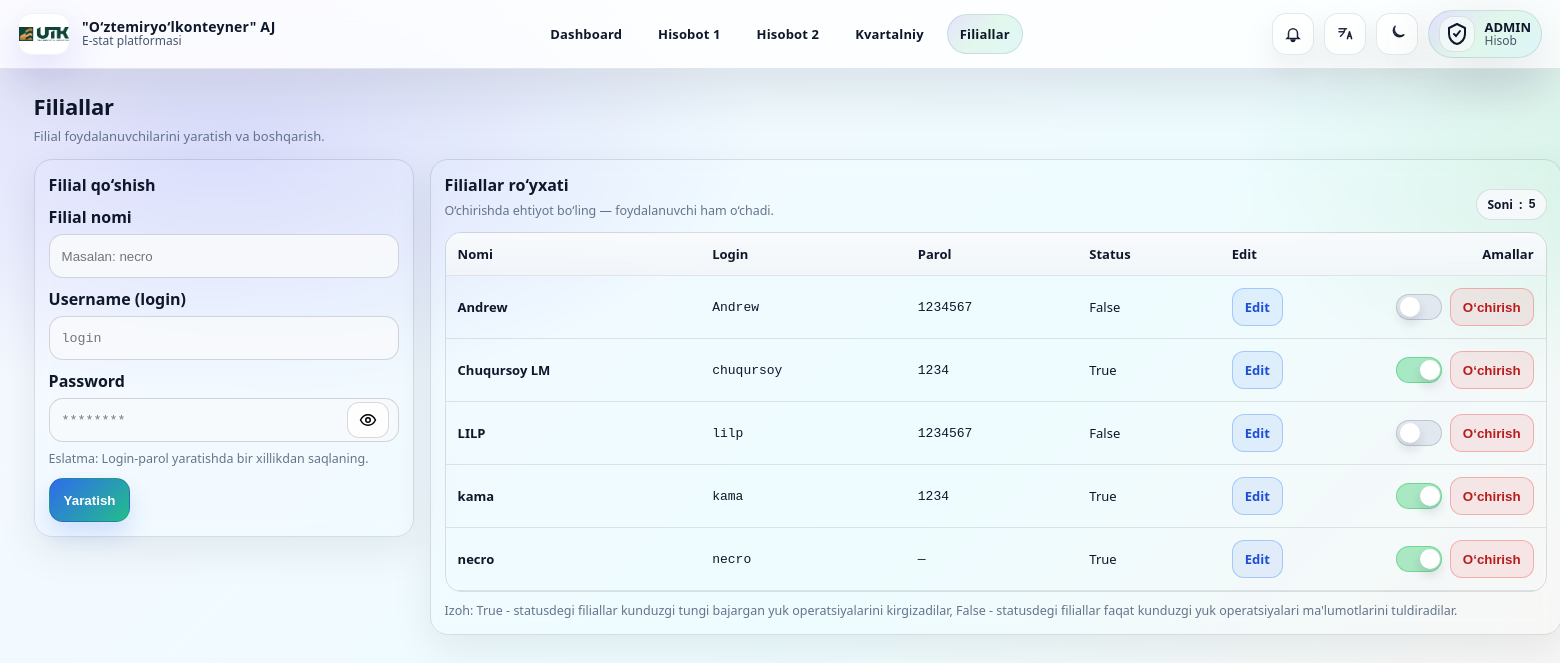
/admin-panel/stations/ (signed in), run on an earlier commit of the app's database.
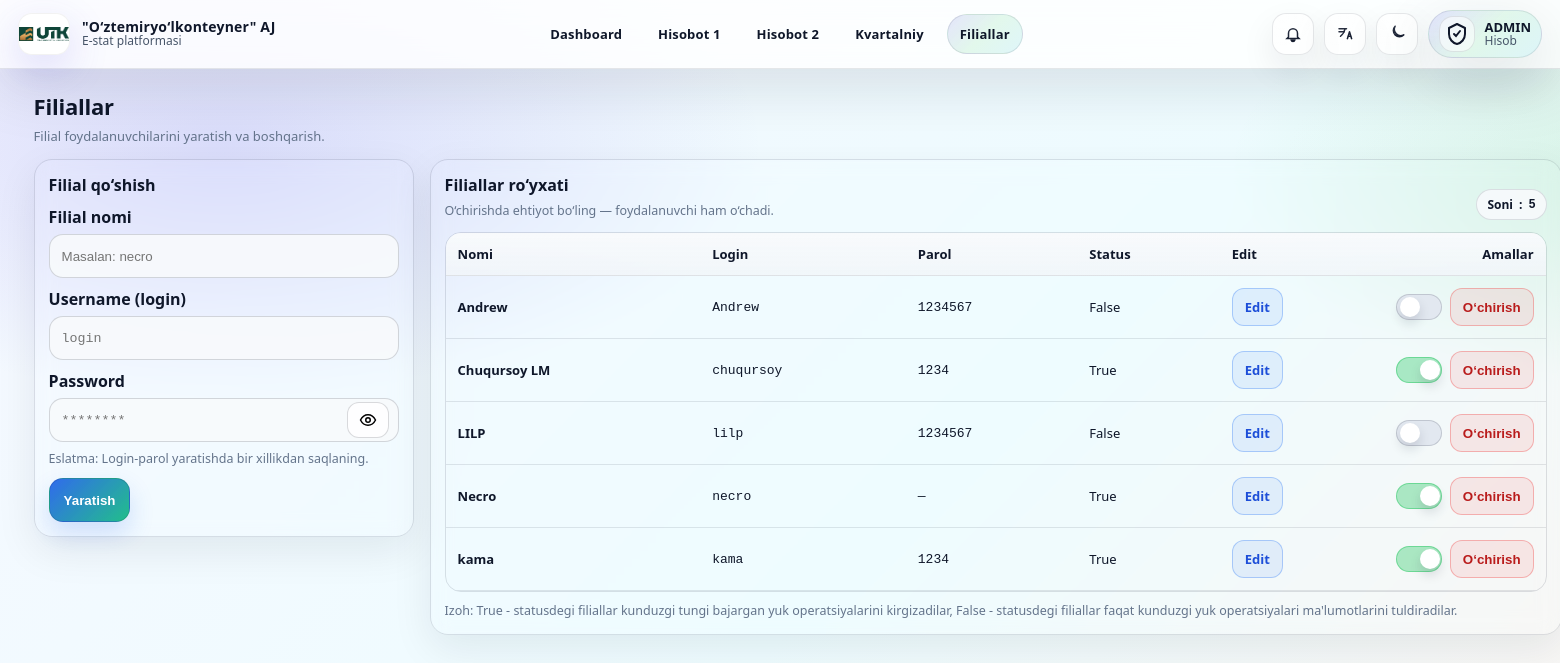
And on a later commit of the database.
### accounts/models.py (models this page shows, shortened)
class StationProfile(models.Model):
    user = models.OneToOneField(User, on_delete=models.CASCADE, related_name='station_profile')
    station_name = models.CharField(max_length=255)
    plain_password = models.CharField(max_length=128, blank=True, default="")
    status=models.BooleanField(default=False)
    status_online = models.BooleanField(default=False)  # optional, can keep
    last_seen = models.DateTimeField(null=True, blank=True)

### accounts/views.py (the view, shortened to what this page needs)
# urls.py: path('admin-panel/stations/', admin_stations, name='admin_stations'),
@login_required
def admin_stations(request):
    if not (request.user.is_staff or request.user.is_superuser):
        return redirect("station_table_1_list")
    error = None
    stations = StationProfile.objects.select_related("user").order_by("station_name")
    return render(request, "admin_stations.html", {"stations": stations, "error": error})

### templates/admin_stations.html (shortened to what this page needs)
{% extends "base.html" %}
{% block content %}
<div class="page-head">
  <div>
    <h1 class="page-title" data-i18n="stations_title">Filiallar</h1>
    <div class="page-sub" data-i18n="stations_sub">Filial foydalanuvchilarini yaratish va boshqarish.</div>
  </div>
</div>
<div class="grid2">
  <div class="cardx">
    <h2 data-i18n="create_title">Filial qo‘shish</h2>
    <form method="post" autocomplete="off">
      <div class="field">
        <label data-i18n="label_station">Filial nomi</label>
        <input class="inp" name="station_name" required placeholder="Masalan: necro">
      </div>
      <div class="field">
        <label data-i18n="label_username">Username (login)</label>
        <input class="inp mono" name="username" required placeholder="login">
      </div>
      <div class="field">
        <label data-i18n="label_password">Password</label>
        <div class="pw-wrap">
          <input class="inp mono" id="pw" name="password" type="password" required placeholder="********">
          <button class="pw-toggle" type="button" id="pwBtn" aria-label="Show password">
            <svg viewBox="0 0 24 24" fill="none" stroke="currentColor" stroke-width="2">
              <path d="M2 12s3.5-7 10-7 10 7 10 7-3.5 7-10 7-10-7-10-7Z"></path>
              <circle cx="12" cy="12" r="3"></circle>
            </svg>
          </button>
        </div>
        <div class="muted" style="margin-top:8px" data-i18n="pw_note">
        </div>
      </div>
      <button class="btnx" type="submit">
        <span data-i18n="btn_create">Yaratish</span>
      </button>
    </form>
  </div>
  <div class="cardx">
    <div style="display:flex;justify-content:space-between;gap:10px;align-items:flex-end;flex-wrap:wrap;">
      <div>
        <h2 style="margin:0" data-i18n="list_title">Filiallar ro‘yxati</h2>
        <div class="muted" style="margin-top:6px" data-i18n="list_sub">
        </div>
      </div>
      <div class="pill">
        <span data-i18n="count">Soni</span>: <b class="mono">{{ stations|length }}</b>
      </div>
    </div>
    <div class="table-wrap" style="margin-top:12px;">
      <div class="scroll-x">
        <table class="tbl">
          <thead>
            <tr>
              <th data-i18n="col_name">Nomi</th>
              <th data-i18n="col_login">Login</th>
              <th data-i18n="col_password">Parol</th>
              <th data-i18n="col_status">Status</th>
              <th data-i18n="col_edit">Edit</th>
              <th style="width:160px;text-align:right;" data-i18n="col_actions">Amallar</th>
            </tr>
          </thead>
          <tbody>
            {% for s in stations %}
              <tr>
                <td><b>{{ s.station_name }}</b></td>
                <td class="mono">{{ s.user.username }}</td>
                <td class="mono">{{ s.plain_password|default:"—" }}</td>
                <td>{{ s.status }}</td>
                <td>
                  <a href="{% url 'admin_station_edit' s.id %}" class="btn-edit" data-i18n="btn_edit">Edit</a>
                </td>
                <td>
                  <div class="actions">
                    <form method="post" action="{% url 'promote_station' s.id %}" class="js-toggle-form" style="display:inline-block;">
                      <label class="switch" title="Status toggle">
                        <span class="slider"></span>
                      </label>
                    </form>
                    <form method="post"
                          action="{% url 'admin_station_delete' s.id %}"
                          onsubmit="return confirm('Удалить станцию {{ s.station_name }} ({{ s.user.username }})?');">
                      <button class="btn-danger" type="submit" data-i18n="btn_delete">O‘chirish</button>
                    </form>
                  </div>
                </td>
              </tr>
            {% empty %}
              <tr><td colspan="6" class="muted" data-i18n="empty">Hozircha filial yo‘q</td></tr>
            {% endfor %}
          </tbody>
        </table>
      </div>
    </div>
    <div class="muted" style="margin-top:10px" data-i18n="note2">
    </div>
  </div>
</div>
{% endblock %}

What changed in the data, as far as the page shows it:
changed StationProfile "necro": station_name "necro" → "Necro"; moves up the list
